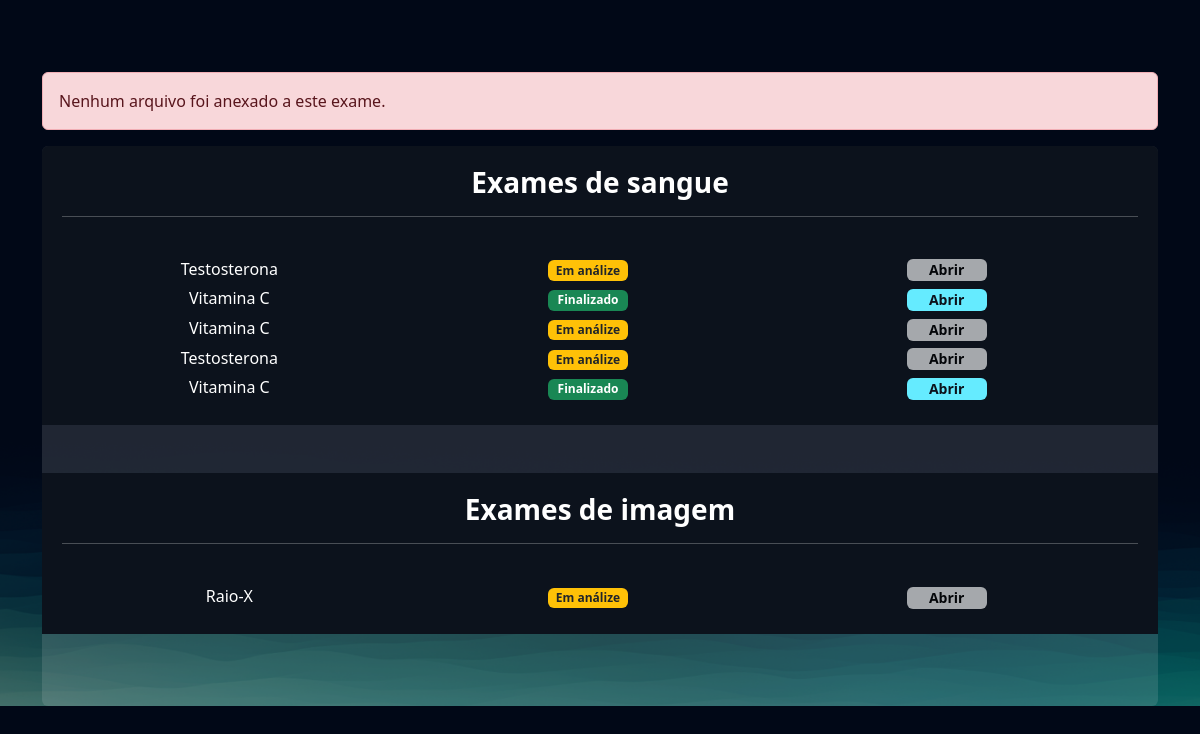
The app's page /exames/permitir_abrir_exame/52 (signed in) with its own data.
### exames/models.py (models this page shows, shortened)
class SolicitacaoExame(models.Model):
    choice_status = (
        ('E', 'Em análise'),
        ('F', 'Finalizado')
    )
    usuario = models.ForeignKey(User, on_delete=models.DO_NOTHING)
    exame = models.ForeignKey(TiposExames, on_delete=models.DO_NOTHING)
    status = models.CharField(max_length=1, choices=choice_status)
    resultado = models.FileField(upload_to="resultados", null=True, blank=True)
    requer_senha = models.BooleanField(default=False)
    senha = models.CharField(max_length=16, null=True, blank=True)
    def badge_template(self):
        if self.status == 'E':
            classes = 'bg-warning text-dark'
            mensagem = 'Em análize'
        elif self.status == 'F':
            mensagem = 'Finalizado'
            classes = 'bg-success'
        return mark_safe(f'<span class="badge {classes}" style="width: 80px;">{mensagem}</span>')

class TiposExames(models.Model):
    tipo_choices = (
        ('I', 'Exame de Imagem'),
        ('S', 'Exame de Sangue')
    )
    nome = models.CharField(max_length=50)
    tipo = models.CharField(max_length=1, choices=tipo_choices)
    preco = models.FloatField()
    disponivel = models.BooleanField(default=True)
    horario_inicial = models.IntegerField()
    horario_final = models.IntegerField()

### exames/views.py (the view)
# urls.py: path('permitir_abrir_exame/<int:exame_id>', views.permitir_abrir_exame, name='permitir_abrir_exame'),
@login_required
def permitir_abrir_exame(request, exame_id):
    exame = SolicitacaoExame.objects.get(id = exame_id)
    exames = SolicitacaoExame.objects.filter(usuario = request.user)
    try:
        if not exame.requer_senha:
            return redirect(exame.resultado.url)
        else:
            return redirect(f'/exames/solicitar_senha_exame/{exame_id}')
    except:
        messages.add_message(request, constants.ERROR, 'Nenhum arquivo foi anexado a este exame.' )
        return render(request, 'gerenciar_exames.html', {'exames': exames})

### exames/templates/gerenciar_exames.html
{% extends "bases/base.html" %}
{% load static %}
{% block 'head' %}
    <link href="{% static 'exames/css/css.css' %}" rel="stylesheet">
    <link href="{% static 'exames/css/gerenciar_pedidos.css' %}" rel="stylesheet">
    <link href="{% static 'exames/css/gerenciar_exames.css' %}" rel="stylesheet">
{% endblock 'head' %}
{% block 'conteudo' %}
    <br>
    <br>
    <div class="container">
        {% if messages %}
            <br>
            {% for message in messages %}
                <div class="alert {{ message.tags }}">{{ message }}</div>
            {% endfor %}
        {% endif %}
        <div class="card card-view">
            <div class="sub-card">
                <h3>Exames de sangue</h3>
                <hr>
                <br>
                {% for exame in exames %}
                    {% if exame.exame.tipo == 'S' %}
                        <div class="row">
                            <div class="col-md">{{exame.exame.nome}}</div>
                            <div class="col-md">
                                {{exame.badge_template}}
                            </div>
                            <div class="col-md">
                                {% if exame.status == 'F' %}
                                    <a href="{% url 'permitir_abrir_exame' exame.id %}" target="_blank" class="btn btn-light"> Abrir </a>
                                {% else %}
                                    <a href="#" class="btn btn-light disabled"> Abrir </a>
                                {% endif %}
                            </div>
                        </div>
                    {% endif %}
                {% endfor %}
            </div>
                <br>
                <br>
            <div class="sub-card">
                <h3>Exames de imagem</h3>
                <hr>
                <br>
                {% for exame in exames %}
                    {% if exame.exame.tipo == 'I' %}
                        <div class="row">
                            <div class="col-md">{{exame.exame.nome}}</div>
                            <div class="col-md">
                                {{exame.badge_template}}
                            </div>
                            <div class="col-md">
                                {% if exame.status == 'F' %}
                                    <a href="{% url 'permitir_abrir_exame' exame.id %}" target="_blank" class="btn btn-light"> Abrir </a>
                                {% else %}
                                    <a href="#" class="btn btn-light disabled"> Abrir </a>
                                {% endif %}
                            </div>
                        </div>
                    {% endif %}
                {% endfor %}
            </div>
        </div>
    </div>
{% endblock 'conteudo' %}

### templates/static/geral/css/geral.css (style rules this page uses)
:root { --main-color: #151C34; --dark-color: #0C121C ; --light-color: #6DE6EE; --contrast-color: #f4c96b; --differential-color: #066668; }
* { color: white }

### templates/static/exames/css/css.css (style rules this page uses)
html { background-image: url('/static/geral/img/bg2.png'); background-size: cover; }
body { background-image: url('/static/geral/img/bg2.png'); background-size: cover; }
.card { background-color: rgba(217, 217, 217, .14); color: white; padding: 15px; }

### templates/static/exames/css/gerenciar_pedidos.css (style rules this page uses)
.card-view { text-align: center; padding: 0; border: none; height: 70vh; overflow: auto; }

### templates/static/exames/css/gerenciar_exames.css (style rules this page uses)
.sub-card { background-color: var(--dark-color); padding: 20px; }
h3 { font-weight: bold; }
.row { max-width: 100%; margin-bottom:5px; }
.btn { height: 22px; width: 80px; font-size: 14px; padding-top: 0; padding-bottom: 0; background-color: #65ebff; border: #65ebff; font-weight: bold; color: #0C121C; }

### records on screen
SolicitacaoExame: exame.nome "Testosterona", badge_template "Em análize", shows "Abrir"
SolicitacaoExame: exame.nome "Vitamina C", badge_template "Finalizado", shows "Abrir"
SolicitacaoExame: exame.nome "Vitamina C", badge_template "Em análize", shows "Abrir"
SolicitacaoExame: exame.nome "Testosterona", badge_template "Em análize", shows "Abrir"
SolicitacaoExame: exame.nome "Vitamina C", badge_template "Finalizado", shows "Abrir"
SolicitacaoExame: exame.nome "Raio-X", badge_template "Em análize", shows "Abrir"

### other values on screen
{{ message }} "Nenhum arquivo foi anexado a este exame."
